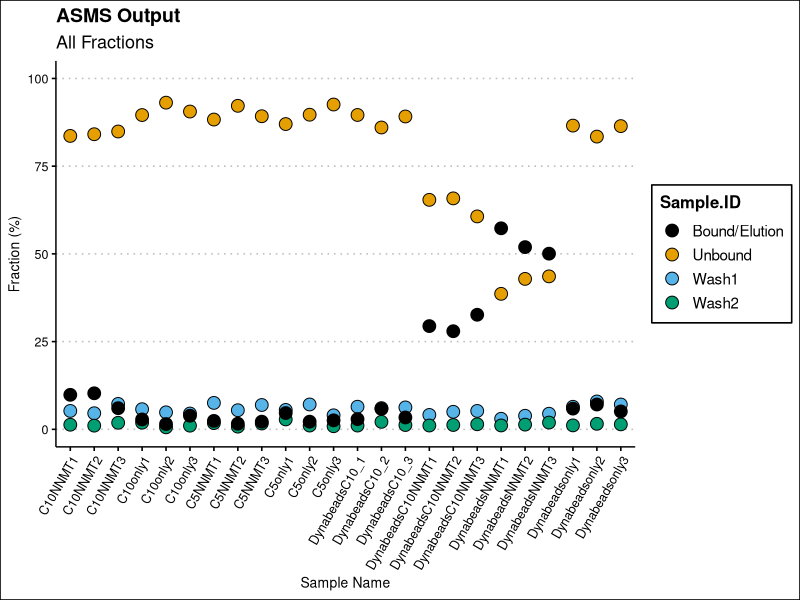
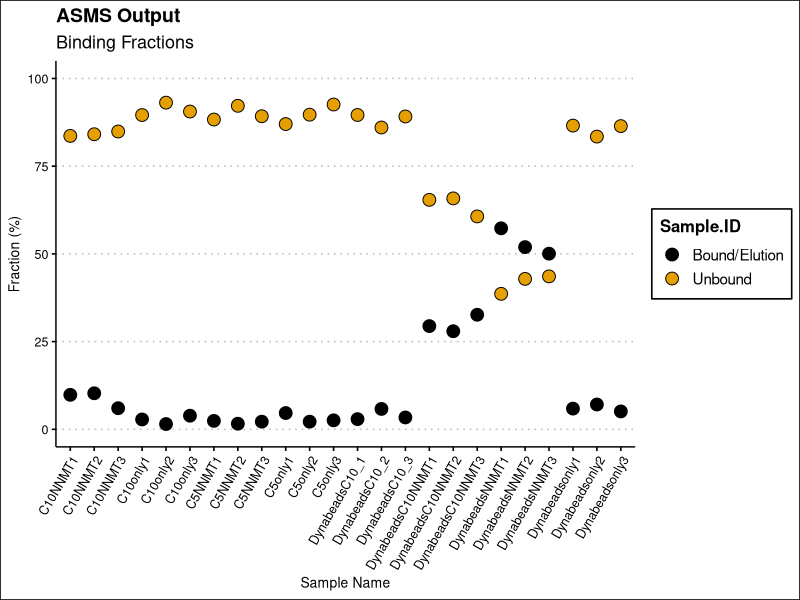
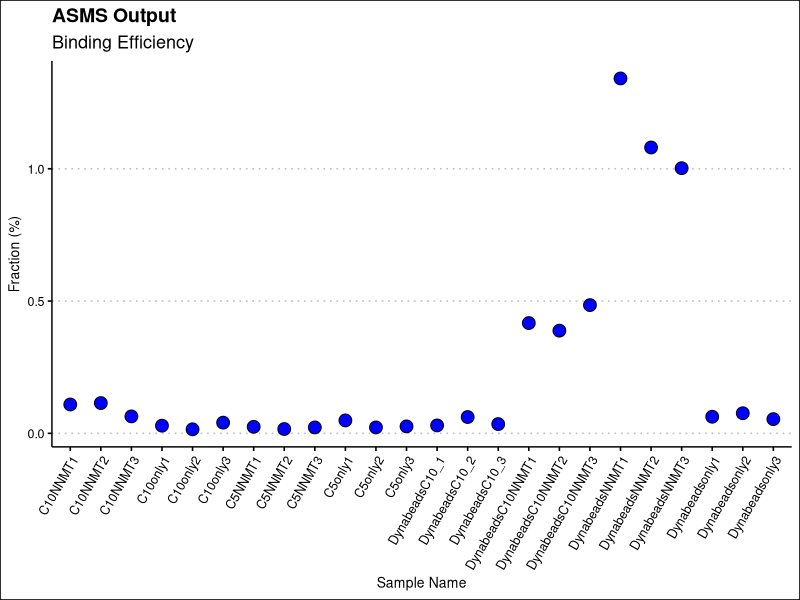

Write the R code that produced these figures, in order.
#  ██      ▄▄▄▄▄   █▀▄▀█    ▄▄▄▄▄       █ ▄▄  ██   █▄▄▄▄   ▄▄▄▄▄   ▄███▄
#  █ █    █     ▀▄ █ █ █   █     ▀▄     █   █ █ █  █  ▄▀  █     ▀▄ █▀   ▀
#  █▄▄█  ▄ ▀▀▀▀▄   █ ▄ █ ▄  ▀▀▀▀▄       █▀▀▀  █▄▄█ █▀▀▌  ▄▀▀▀▀▄   ██▄▄
#  █  █  ▀▄▄▄▄▀    █   █  ▀▄▄▄▄▀        █     █  █ █  █  ▀▄▄▄▄▀  █▄▄▀
#  █               █                    █     █    █             ▀███▀
#  █               ▀                    ▀     █    ▀
# Written by Michael Ronzetti NIH/NCATS 2023
# To Do
#  2x2 graph of ASMS output by fraction area and percentage

library(tidyverse)
library(ggthemes)

# Read in raw df
raw.df <- read.csv(file = 'data/asms_data.csv')

# Convert fraction from chr to numeric
raw.df$Fraction <- gsub('%', '', raw.df$Fraction)
raw.df$Fraction <- as.numeric(raw.df$Fraction)
raw.df$Sample.Name <- as.factor(raw.df$Sample.Name)
raw.df$Sample.ID <- as.factor(raw.df$Sample.ID)

# Group by sample name, now using df.clean
df.clean <- raw.df %>%
  group_by(Sample.Name)

# Calculate binding efficiency
df.bindingEff <-
  tibble(sample.Name = unique(df.clean$Sample.Name),
         bindingEff = as.numeric(0))
for (x in 1:nrow(df.bindingEff)) {
  elution <-
    df.clean$Analyte.Area[df.clean$Sample.Name == df.bindingEff$sample.Name[x] &
                            df.clean$Sample.ID == "Bound/Elution"]
  wash1 <-
    df.clean$Analyte.Area[df.clean$Sample.Name == df.bindingEff$sample.Name[x] &
                            df.clean$Sample.ID == "Wash1"]
  wash2 <-
    df.clean$Analyte.Area[df.clean$Sample.Name == df.bindingEff$sample.Name[x] &
                            df.clean$Sample.ID == "Wash2"]
  unbound <-
    df.clean$Analyte.Area[df.clean$Sample.Name == df.bindingEff$sample.Name[x] &
                            df.clean$Sample.ID == "Unbound"]
  df.bindingEff$bindingEff[x] <- elution / (wash1 + wash2 + unbound)
  
}
# Graph ASMS output
# Plot all data points
all.plot <-
  ggplot(df.clean, aes(x = Sample.Name, y = Fraction, fill = Sample.ID)) +
  geom_point(shape = 21, size = 4) +
  scale_fill_colorblind() +
  ylim(0, 100) +
  labs(
    title = 'ASMS Output',
    subtitle = 'All Fractions',
    x = 'Sample Name',
    y = 'Fraction (%)'
  ) +
  theme_clean() +
  theme(axis.text.x = element_text(
    angle = 60,
    vjust = 1,
    hjust = 1
  ))
all.plot

# Plot of elution and unbound
bind.plot <-
  ggplot(
    subset(
      df.clean,
      df.clean$Sample.ID == "Bound/Elution" |
        df.clean$Sample.ID == "Unbound"
    ),
    aes(x = Sample.Name, y = Fraction, fill = Sample.ID)
  ) +
  geom_point(shape = 21, size = 4) +
  scale_fill_colorblind() +
  ylim(0, 100) +
  labs(
    title = 'ASMS Output',
    subtitle = 'Binding Fractions',
    x = 'Sample Name',
    y = 'Fraction (%)'
  ) +
  theme_clean() +
  theme(axis.text.x = element_text(
    angle = 60,
    vjust = 1,
    hjust = 1
  ))
bind.plot

eff.plot <-
  ggplot(df.bindingEff, aes(x = sample.Name, y = bindingEff)) + geom_point(shape = 21,
                                                                           fill = 'blue',
                                                                           size = 4) +
  labs(title = 'ASMS Output',
       subtitle = 'Binding Efficiency') +
  theme_clean() +
  theme(axis.text.x = element_text(
    angle = 60,
    vjust = 1,
    hjust = 1
  )) +
  labs(
    title = 'ASMS Output',
    subtitle = 'Binding Efficiency',
    x = 'Sample Name',
    y = 'Fraction (%)'
  )
eff.plot
